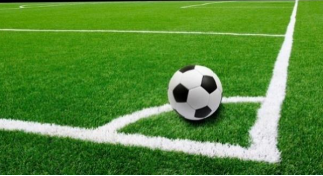
#> input picture Lab6+7/images/foot_ball.png, 323 x 176 px
$ python Circles_Detection2.py
#> lines starting #> are read from the running program, lines starting #| are printed output that depends on the picture; after the words box and inside, x2 and y2 are one past the last pixel; in counts of white or black regions, pixels touching at a corner belong together
import cv2 as cv
import numpy as np
img = cv.imread('images/foot_ball.png')
#> img is the input picture: shape (176, 323, 3); mean B, G, R 56.2, 139.5, 86.4
output = img.copy()
gray = cv.cvtColor(img,cv.COLOR_BGR2GRAY)
gray = cv.medianBlur(gray,5)
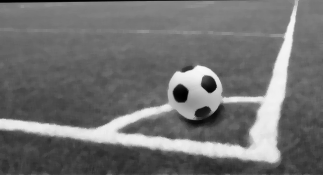
#> gray: shape (176, 323); min 0, max 255, mean 113.7

circles = cv.HoughCircles(gray,cv.HOUGH_GRADIENT,
                        dp=1.2,minDist=50,
                        param1=100,param2=30,
                        minRadius=20,maxRadius=80)
#> circles = [[195, 90.6, 26.96]]
if circles is not None:
    circles = np.uint16(np.around(circles))
#> circles = [[195, 91, 27]]
    for (x,y,r) in circles[0,:]:
        mask = np.zeros_like(gray)
        cv.circle(mask,(x,y),r,255,-1)

        y1,y2 = y-r,y+r
        x1,x2 = x-r,x+r
        ball_crop = img[y1:y2,x1:x2]
        mask_crop = mask[y1:y2,x1:x2]

        ny , nx = 78,58
        roi = output[ny:ny+ball_crop.shape[0],nx:nx+ball_crop.shape[1]]
        ball_area = cv.bitwise_and(ball_crop,ball_crop,mask=mask_crop)
        bg_area = cv.bitwise_and(roi,roi,mask=cv.bitwise_not(mask_crop))
        combined = cv.add(bg_area,ball_area)

        output[ny:ny+ball_crop.shape[0],nx:nx+ball_crop.shape[1]] = combined
#> this loop made 1 pass
#> (x, y, r, y1, y2, x1, x2, ny) on pass 1: (195, 91, 27, 64, 118, 168, 222, 78)
#> pass 1, `mask_crop = mask[y1:y2,x1:x2]`:
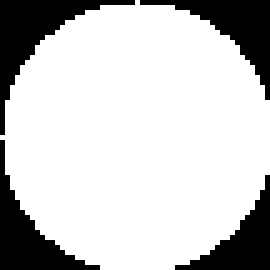
#> mask_crop: shape (54, 54) (shown 5 times larger); 78.4% white; 4 black regions, box (x1, y1, x2, y2) and area: (0, 0, 27, 27) 184, (28, 0, 54, 20) 157, (0, 28, 20, 54) 157, (35, 35, 54, 54) 131
#> pass 1, `roi = output[ny:ny+ball_crop.shape[0],nx:nx+ball_crop.shape[1]]`:
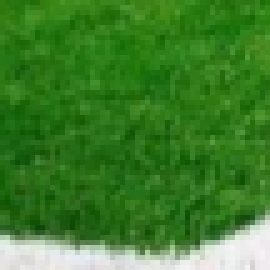
#> roi: shape (54, 54, 3) (shown 5 times larger); mean B, G, R 43.7, 127.1, 61.9
#> after the loop:
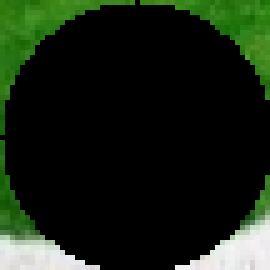
#> bg_area: shape (54, 54, 3) (shown 5 times larger); mean B, G, R 18.8, 33.5, 22.3
#> after the loop:
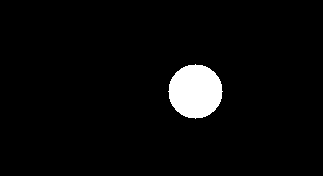
#> mask: shape (176, 323); 4% white; 1 white region, box (x1, y1, x2, y2) and area: (168, 64, 223, 119) 2289
#> after the loop:
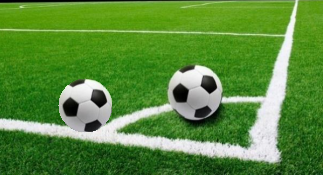
#> output: shape (176, 323, 3); 4.02% of pixels changed, all inside (x1, y1, x2, y2) = (58, 78, 112, 132)
#> after the loop:
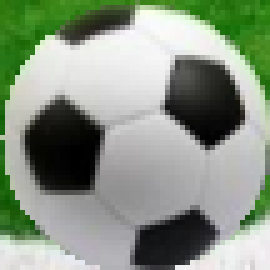
#> roi: shape (54, 54, 3) (shown 5 times larger); mean B, G, R 132.4, 149.6, 137.2

cv.imshow("Original Image",img)
cv.imshow("Ball Copied",output)
cv.waitKey(0)
cv.destroyAllWindows()
